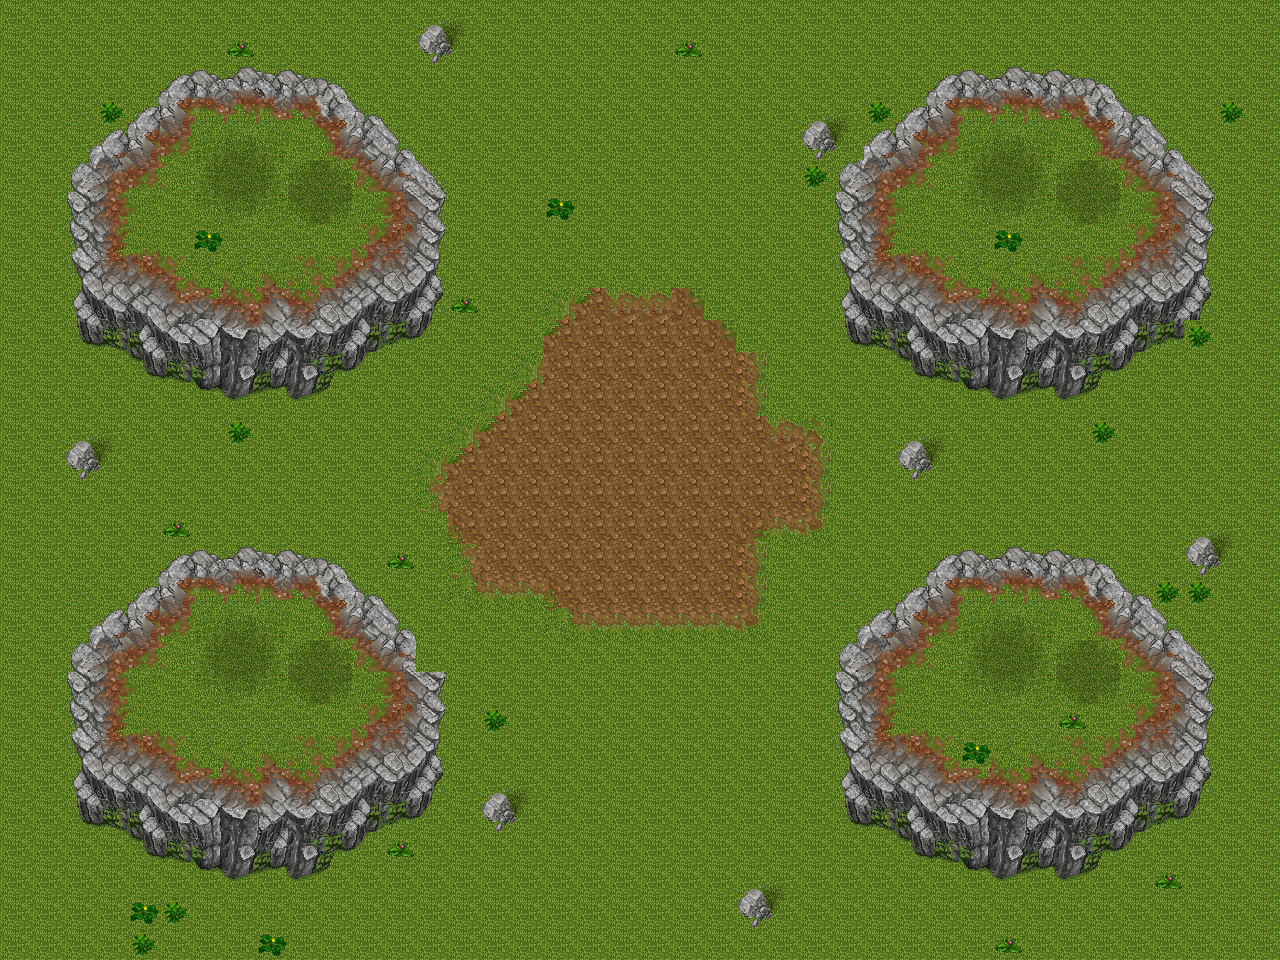

Below is a game level as drawn by its tile map, then a one-line description and the .tmx that defines it (tile-layer data replaced by summaries):
An orthogonal 40x30 tile map with 32x32 px tiles, 1 tile layer (Tile Layer 1).

<map version="1.0" orientation="orthogonal" width="40" height="30" tilewidth="32" tileheight="32">
 <tileset firstgid="1" name="tmw_grass_spacing" tilewidth="32" tileheight="32">
  <image source="tmw_grass_spacing.png" width="629" height="679" />
  <tile id="4">
   <properties>
    <property name="blocked" value="true" />
   </properties>
  </tile>
  <tile id="5">
   <properties>
    <property name="blocked" value="true" />
   </properties>
  </tile>
  <tile id="6">
   <properties>
    <property name="blocked" value="true" />
   </properties>
  </tile>
  <tile id="7">
   <properties>
    <property name="blocked" value="true" />
   </properties>
  </tile>
  <tile id="8">
   <properties>
    <property name="blocked" value="true" />
   </properties>
  </tile>
  <tile id="9">
   <properties>
    <property name="blocked" value="true" />
   </properties>
  </tile>
  <tile id="22">
   <properties>
    <property name="blocked" value="true" />
   </properties>
  </tile>
  <tile id="23">
   <properties>
    <property name="blocked" value="true" />
   </properties>
  </tile>
  <tile id="24">
   <properties>
    <property name="blocked" value="true" />
   </properties>
  </tile>
  <tile id="25">
   <properties>
    <property name="blocked" value="true" />
   </properties>
  </tile>
  <tile id="26">
   <properties>
    <property name="blocked" value="true" />
   </properties>
  </tile>
  <tile id="27">
   <properties>
    <property name="blocked" value="true" />
   </properties>
  </tile>
  <tile id="28">
   <properties>
    <property name="blocked" value="true" />
   </properties>
  </tile>
  <tile id="29">
   <properties>
    <property name="blocked" value="true" />
   </properties>
  </tile>
  <tile id="33">
   <properties>
    <property name="blocked" value="true" />
   </properties>
  </tile>
  <tile id="35">
   <properties>
    <property name="blocked" value="true" />
   </properties>
  </tile>
  <tile id="40">
   <properties>
    <property name="blocked" value="true" />
   </properties>
  </tile>
  <tile id="41">
   <properties>
    <property name="blocked" value="true" />
   </properties>
  </tile>
  <tile id="42">
   <properties>
    <property name="blocked" value="true" />
   </properties>
  </tile>
  <tile id="43">
   <properties>
    <property name="blocked" value="true" />
   </properties>
  </tile>
  <tile id="44">
   <properties>
    <property name="blocked" value="true" />
   </properties>
  </tile>
  <tile id="45">
   <properties>
    <property name="blocked" value="true" />
   </properties>
  </tile>
  <tile id="46">
   <properties>
    <property name="blocked" value="true" />
   </properties>
  </tile>
  <tile id="47">
   <properties>
    <property name="blocked" value="true" />
   </properties>
  </tile>
  <tile id="48">
   <properties>
    <property name="blocked" value="true" />
   </properties>
  </tile>
  <tile id="49">
   <properties>
    <property name="blocked" value="true" />
   </properties>
  </tile>
  <tile id="58">
   <properties>
    <property name="blocked" value="true" />
   </properties>
  </tile>
  <tile id="59">
   <properties>
    <property name="blocked" value="true" />
   </properties>
  </tile>
  <tile id="60">
   <properties>
    <property name="blocked" value="true" />
   </properties>
  </tile>
  <tile id="61">
   <properties>
    <property name="blockd" value="true" />
   </properties>
  </tile>
  <tile id="62">
   <properties>
    <property name="blocked" value="true" />
   </properties>
  </tile>
  <tile id="63">
   <properties>
    <property name="blocked" value="true" />
   </properties>
  </tile>
  <tile id="64">
   <properties>
    <property name="blocked" value="true" />
   </properties>
  </tile>
  <tile id="65">
   <properties>
    <property name="blocked" value="true" />
   </properties>
  </tile>
  <tile id="66">
   <properties>
    <property name="blocked" value="true" />
   </properties>
  </tile>
  <tile id="67">
   <properties>
    <property name="blocked" value="true" />
   </properties>
  </tile>
  <tile id="68">
   <properties>
    <property name="blocked" value="true" />
   </properties>
  </tile>
  <tile id="69">
   <properties>
    <property name="blocked" value="true" />
   </properties>
  </tile>
  <tile id="73">
   <properties>
    <property name="blocked" value="true" />
   </properties>
  </tile>
  <tile id="77">
   <properties>
    <property name="blocked" value="true" />
   </properties>
  </tile>
  <tile id="78">
   <properties>
    <property name="blocked" value="true" />
   </properties>
  </tile>
  <tile id="79">
   <properties>
    <property name="blocked" value="true" />
   </properties>
  </tile>
  <tile id="80">
   <properties>
    <property name="blocked" value="true" />
   </properties>
  </tile>
  <tile id="81">
   <properties>
    <property name="blocked" value="true" />
   </properties>
  </tile>
  <tile id="82">
   <properties>
    <property name="blocked" value="true" />
   </properties>
  </tile>
  <tile id="83">
   <properties>
    <property name="blocked" value="true" />
   </properties>
  </tile>
  <tile id="84">
   <properties>
    <property name="blocked" value="true" />
   </properties>
  </tile>
  <tile id="85">
   <properties>
    <property name="blocked" value="true" />
   </properties>
  </tile>
  <tile id="86">
   <properties>
    <property name="blocked" value="true" />
   </properties>
  </tile>
  <tile id="87">
   <properties>
    <property name="blocked" value="true" />
   </properties>
  </tile>
  <tile id="88">
   <properties>
    <property name="blocked" value="true" />
   </properties>
  </tile>
  <tile id="96">
   <properties>
    <property name="blocked" value="true" />
   </properties>
  </tile>
  <tile id="97">
   <properties>
    <property name="blocked" value="true" />
   </properties>
  </tile>
  <tile id="98">
   <properties>
    <property name="blocked" value="true" />
   </properties>
  </tile>
  <tile id="99">
   <properties>
    <property name="blocked" value="true" />
   </properties>
  </tile>
  <tile id="100">
   <properties>
    <property name="blocked" value="true" />
   </properties>
  </tile>
  <tile id="101">
   <properties>
    <property name="blocked" value="true" />
   </properties>
  </tile>
  <tile id="102">
   <properties>
    <property name="blocked" value="true" />
   </properties>
  </tile>
  <tile id="103">
   <properties>
    <property name="blocked" value="true" />
   </properties>
  </tile>
  <tile id="104">
   <properties>
    <property name="blocked" value="true" />
   </properties>
  </tile>
  <tile id="105">
   <properties>
    <property name="blocked" value="true" />
   </properties>
  </tile>
  <tile id="106">
   <properties>
    <property name="blocked" value="true" />
   </properties>
  </tile>
  <tile id="107">
   <properties>
    <property name="blocked" value="true" />
   </properties>
  </tile>
  <tile id="115">
   <properties>
    <property name="blocked" value="true" />
   </properties>
  </tile>
  <tile id="116">
   <properties>
    <property name="blocked" value="true" />
   </properties>
  </tile>
  <tile id="117">
   <properties>
    <property name="blocked" value="true" />
   </properties>
  </tile>
  <tile id="118">
   <properties>
    <property name="blocked" value="true" />
   </properties>
  </tile>
  <tile id="119">
   <properties>
    <property name="blocked" value="true" />
   </properties>
  </tile>
  <tile id="120">
   <properties>
    <property name="blocked" value="true" />
   </properties>
  </tile>
  <tile id="121">
   <properties>
    <property name="blocked" value="true" />
   </properties>
  </tile>
  <tile id="122">
   <properties>
    <property name="blocked" value="true" />
   </properties>
  </tile>
  <tile id="123">
   <properties>
    <property name="blocked" value="true" />
   </properties>
  </tile>
  <tile id="124">
   <properties>
    <property name="blocked" value="true" />
   </properties>
  </tile>
  <tile id="125">
   <properties>
    <property name="blocked" value="true" />
   </properties>
  </tile>
  <tile id="126">
   <properties>
    <property name="blocked" value="true" />
   </properties>
  </tile>
  <tile id="134">
   <properties>
    <property name="blocked" value="true" />
   </properties>
  </tile>
  <tile id="135">
   <properties>
    <property name="blocked" value="true" />
   </properties>
  </tile>
  <tile id="136">
   <properties>
    <property name="blocked" value="true" />
   </properties>
  </tile>
  <tile id="137">
   <properties>
    <property name="blocked" value="true" />
   </properties>
  </tile>
  <tile id="138">
   <properties>
    <property name="blocked" value="true" />
   </properties>
  </tile>
  <tile id="139">
   <properties>
    <property name="blocked" value="true" />
   </properties>
  </tile>
  <tile id="140">
   <properties>
    <property name="blocked" value="true" />
   </properties>
  </tile>
  <tile id="141">
   <properties>
    <property name="blocked" value="true" />
   </properties>
  </tile>
  <tile id="142">
   <properties>
    <property name="blocked" value="true" />
   </properties>
  </tile>
  <tile id="143">
   <properties>
    <property name="blocked" value="true" />
   </properties>
  </tile>
  <tile id="144">
   <properties>
    <property name="blocked" value="true" />
   </properties>
  </tile>
  <tile id="145">
   <properties>
    <property name="blocked" value="true" />
   </properties>
  </tile>
  <tile id="153">
   <properties>
    <property name="blocked" value="true" />
   </properties>
  </tile>
  <tile id="154">
   <properties>
    <property name="blocked" value="true" />
   </properties>
  </tile>
  <tile id="155">
   <properties>
    <property name="blocked" value="true" />
   </properties>
  </tile>
  <tile id="156">
   <properties>
    <property name="blocked" value="true" />
   </properties>
  </tile>
  <tile id="157">
   <properties>
    <property name="blocked" value="true" />
   </properties>
  </tile>
  <tile id="158">
   <properties>
    <property name="blocked" value="true" />
   </properties>
  </tile>
  <tile id="159">
   <properties>
    <property name="blocked" value="true" />
   </properties>
  </tile>
  <tile id="160">
   <properties>
    <property name="blocked" value="true" />
   </properties>
  </tile>
  <tile id="161">
   <properties>
    <property name="blocked" value="true" />
   </properties>
  </tile>
  <tile id="162">
   <properties>
    <property name="blocked" value="true" />
   </properties>
  </tile>
  <tile id="163">
   <properties>
    <property name="blocked" value="true" />
   </properties>
  </tile>
  <tile id="174">
   <properties>
    <property name="blocked" value="true" />
   </properties>
  </tile>
  <tile id="175">
   <properties>
    <property name="blocked" value="true" />
   </properties>
  </tile>
  <tile id="176">
   <properties>
    <property name="blocked" value="true" />
   </properties>
  </tile>
  <tile id="177">
   <properties>
    <property name="blocked" value="true" />
   </properties>
  </tile>
  <tile id="178">
   <properties>
    <property name="blocked" value="true" />
   </properties>
  </tile>
  <tile id="179">
   <properties>
    <property name="blocked" value="true" />
   </properties>
  </tile>
  <tile id="180">
   <properties>
    <property name="blocked" value="true" />
   </properties>
  </tile>
 </tileset>
 <layer name="Tile Layer 1" width="40" height="30">
  <data>[1200 cells, 1200 non-empty, 155 distinct tile ids]</data>
 </layer>
</map>
